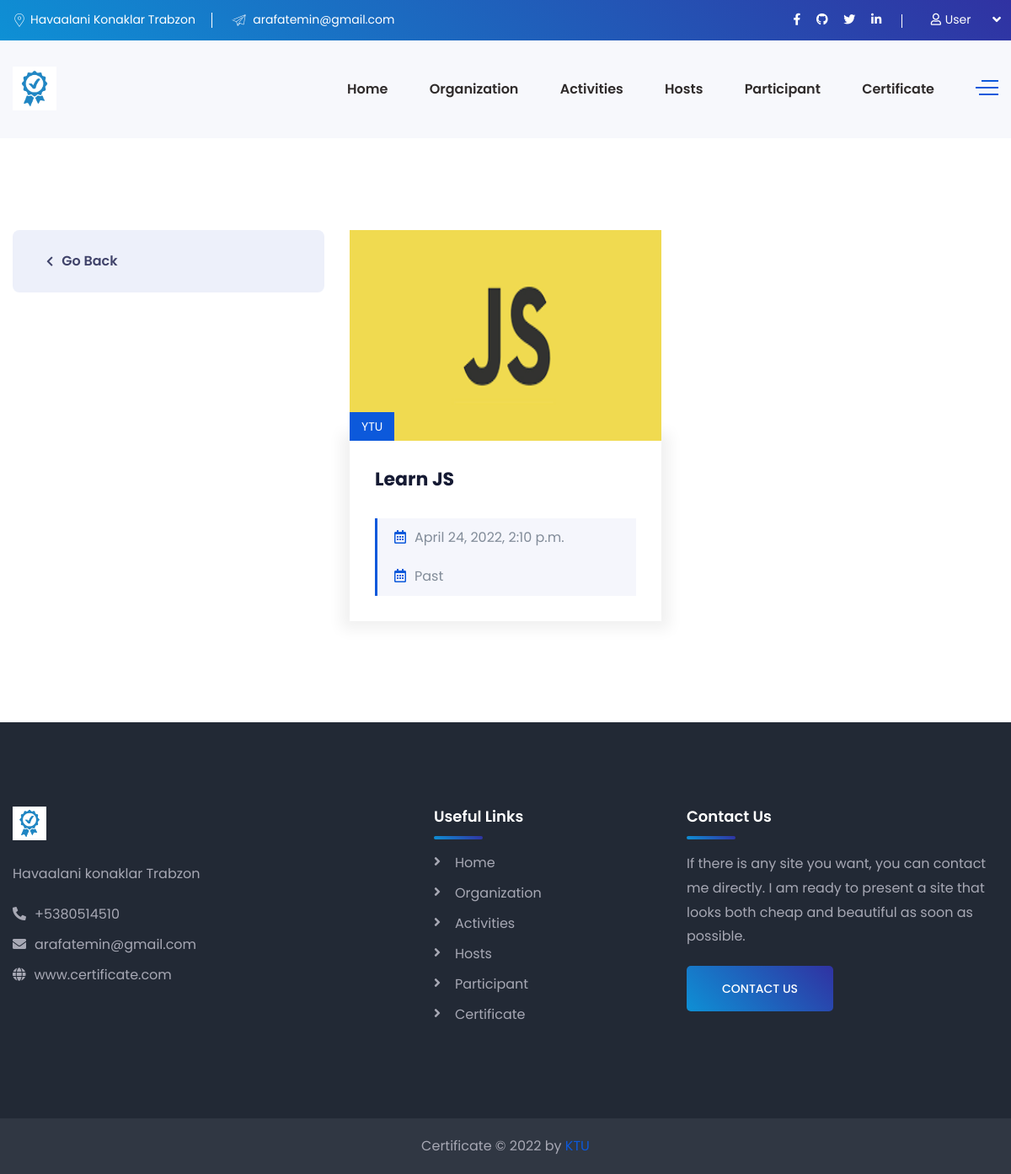
Page /activities/ytu on the committed database.
### Certificate/models.py (models this page shows, shortened)
class Activity(models.Model):
    org_name                = models.ManyToManyField('Organization')
    activity_name           = models.CharField(max_length=64, null=False, blank=False)
    activity_image          = models.ImageField(upload_to='activity', blank=True, null=True)
    active                  = models.BooleanField()
    address                 = models.TextField()
    description             = models.TextField()
    starttime               = models.DateTimeField(auto_now_add=False)
    endtime                 = models.DateTimeField(auto_now_add=False)
    slug                    = models.SlugField(null=False, blank=True, unique=True, db_index=True, editable=False)
    @property
    def Is_Past(self):
        today = date.today()
        if self.starttime.date() < today:
            thing = "Past"
        else:
            thing = "Future"
        return thing
    class Meta:
        ordering = ["-starttime"]

class Organization(models.Model):
    org_name = models.CharField(max_length=64, null=False, blank=False)
    slug = models.SlugField(null=False, blank=True, unique=True, db_index=True, editable=False)
    authorized = models.CharField(max_length=64, null=False, blank=False)
    org_image = models.ImageField(upload_to='organization', blank=True, null=True)
    address = models.TextField()
    org_description = models.TextField()

### Certificate/views.py (the view)
# urls.py: path('activities/<slug:slug>', activity_view_with_category, name='activity_view_with_category'),
def activity_view_with_category(request, slug, *args, **kwargs):
    activity = Organization.objects.get(slug=slug)
    activities = activity.activity_set.filter(active=True)
    context = {
        'activities': activities,
        'host': Host.objects.all()
    }
    return render(request, 'activities_slog.html', context)

### templates/activities_slog.html (shortened to what this page needs)
{% extends 'base.html' %}
{% load static %}
{% block content %}
    <body>
    <section class="service-details-page pdt-110 pdb-90">
        <div class="container">
            <div class="row">
            <div class="col-xl-4 col-lg-5 sidebar-left">
                    <div class="service-nav-menu mrb-30">
                        <div class="service-link-list mb-30">
                            <ul class="active">
                                {% if organizations|length > 0 %}
                                    {% for organization in organizations %}
                                        <li><a href="{% url 'activity_view_with_category' organization.slug %}">
                                            <i class="fa fa-chevron-right"></i>{{ organization.org_name|title }} </a>
                                        </li>
                                    {% endfor %}
                                {% else %}
                                    <li>
                                        <a href="{% url 'activity' %}">
                                            <i class="fa fa-chevron-left"></i>Go Back </a>
                                    </li>
                                {% endif %}
                            </ul>
                        </div>
                    </div>
                </div>
                <div class="col-xl-8 col-lg-7">
                    <div class="row">
                        {% if activities|length > 0 %}
                            {% for activity in activities %}
                                <div class="col-lg-12 col-xl-6">
                                    <div class="news-wrapper mrb-30 mrb-sm-40">
                                        <div class="news-thumb">
                                            <a href="{% url 'activitydetail' activity.slug %}">
                                                <img style="max-width: 100%; min-width: 100%; max-height: 250px; min-height: 250px"
                                                     class="img-full" src="{{ activity.activity_image.url }}" alt="">
                                            </a>
                                            {% for activity in activity.org_name.all %}
                                                <div class="news-top-meta">
                                                    <span class="entry-category">{{ activity.org_name }}</span>
                                                </div>
                                            {% endfor %}
                                        </div>
                                        <div class="news-details">
                                            <div class="news-description mb-20">
                                                <h4 class="the-title mrb-30"><a
                                                        href="{% url 'activitydetail' activity.slug %}">{{ activity.activity_name }}</a>
                                                </h4>
                                                <div class="news-bottom-meta">
                                                <span class="entry-date mrr-20"><i
                                                        class="far fa-calendar-alt mrr-10 text-primary-color"></i>{{ activity.starttime }}</span><br>
                                                </div>
                                                <div class="news-bottom-meta">
                                                <span class="entry-date mrr-20"><i
                                                        class="far fa-calendar-alt mrr-10 text-primary-color"></i>{{ activity.Is_Past }}</span>
                                                </div>
                                            </div>
                                        </div>
                                    </div>
                                </div>
                            {% endfor %}
                        {% else %}
                            <div class="col-lg-12 col-xl-6">
                                <div class="news-wrapper mrb-30 mrb-sm-40">
                                    <div class="alert alert-danger">there are no Articles</div>
                                </div>
                            </div>
                        {% endif %}
                    </div>
                </div>
            </div>
        </div>
    </section>
    </body>
{% endblock %}

### rows in the picture
Activity: activity_image (picture), activity_name "Learn JS", starttime "April 24, 2022, 2:10 p.m.", Is_Past "Past"
Organization: org_name "YTU"
